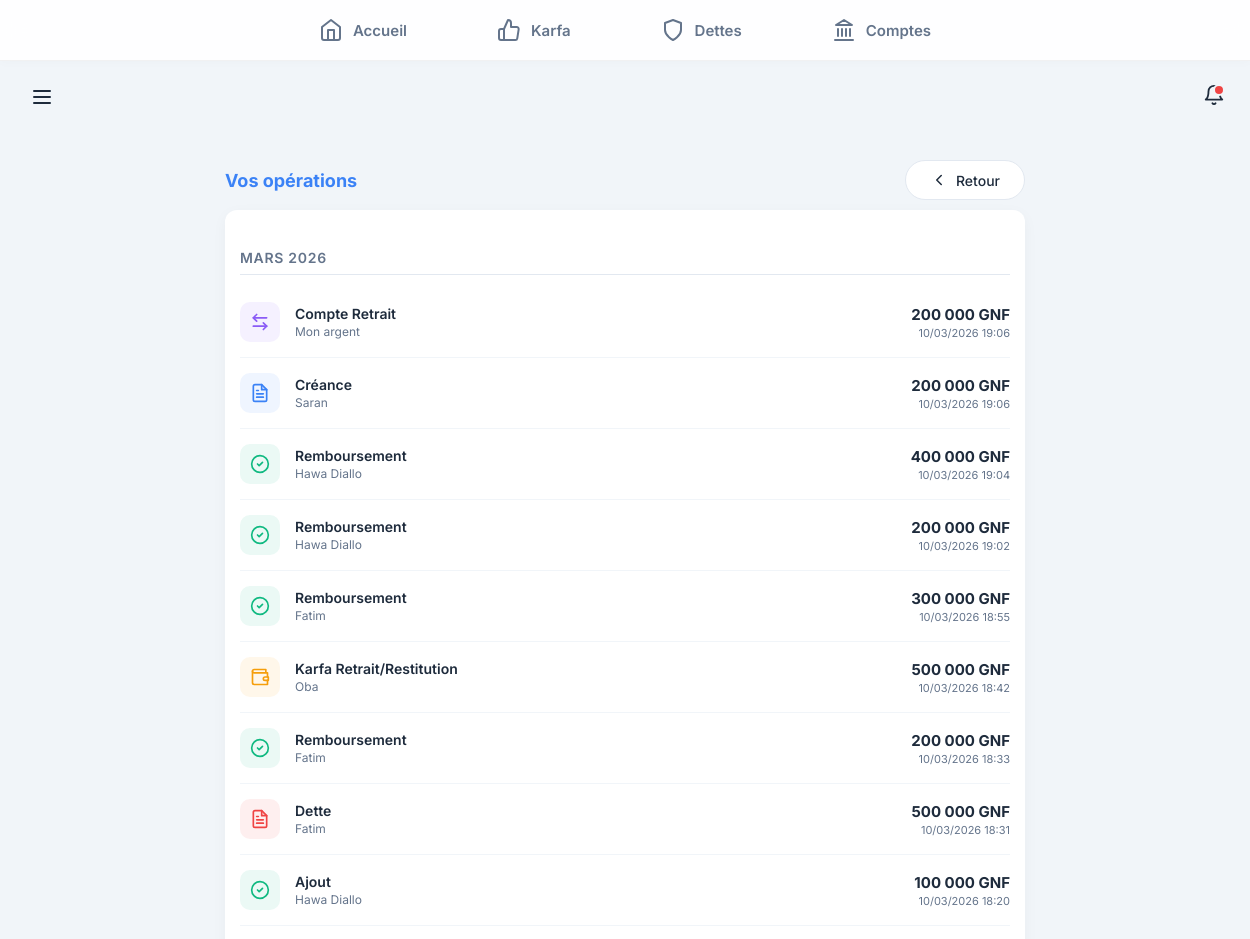
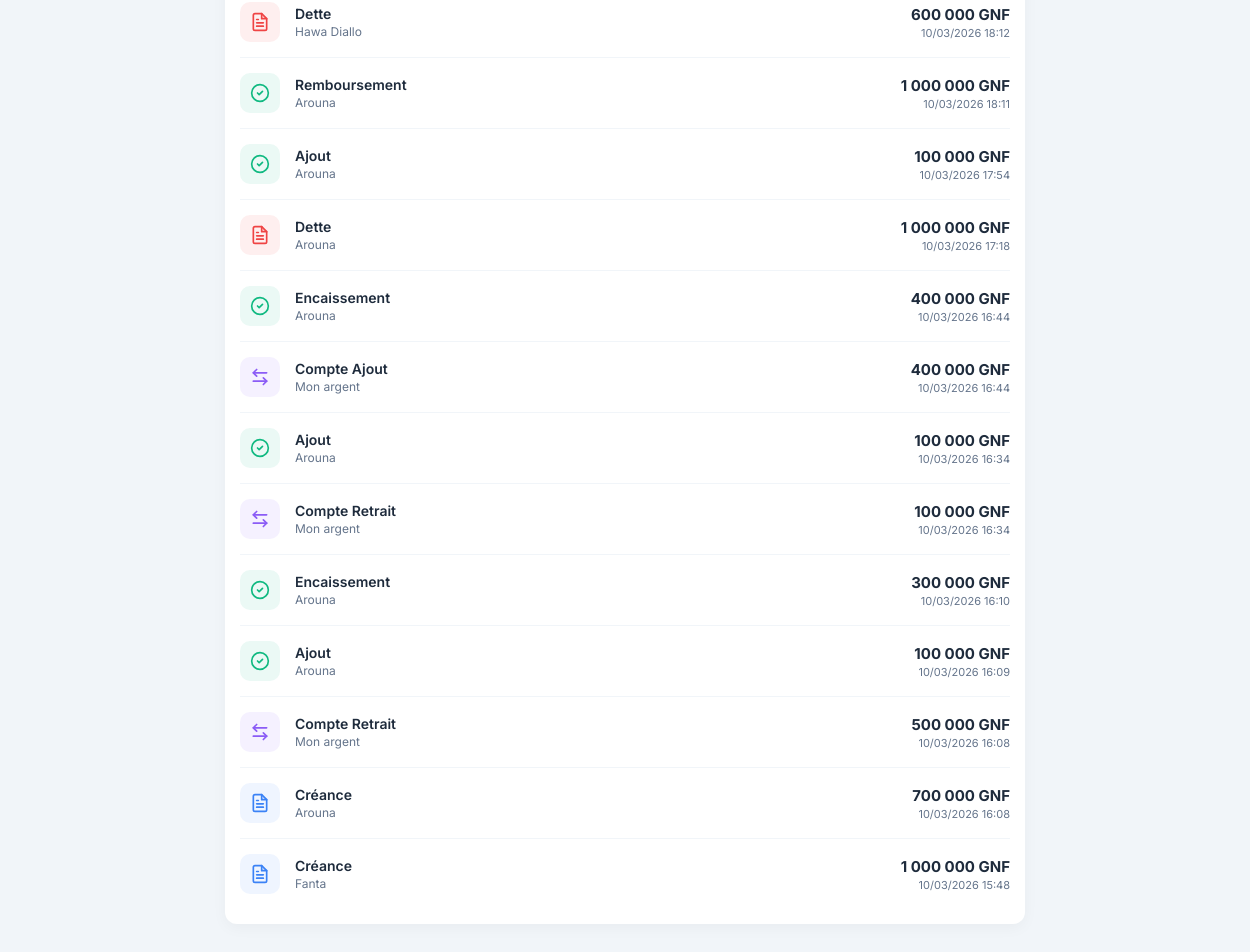
Page /operations/ (signed in) on the earlier database version (2 pictures, top to bottom).
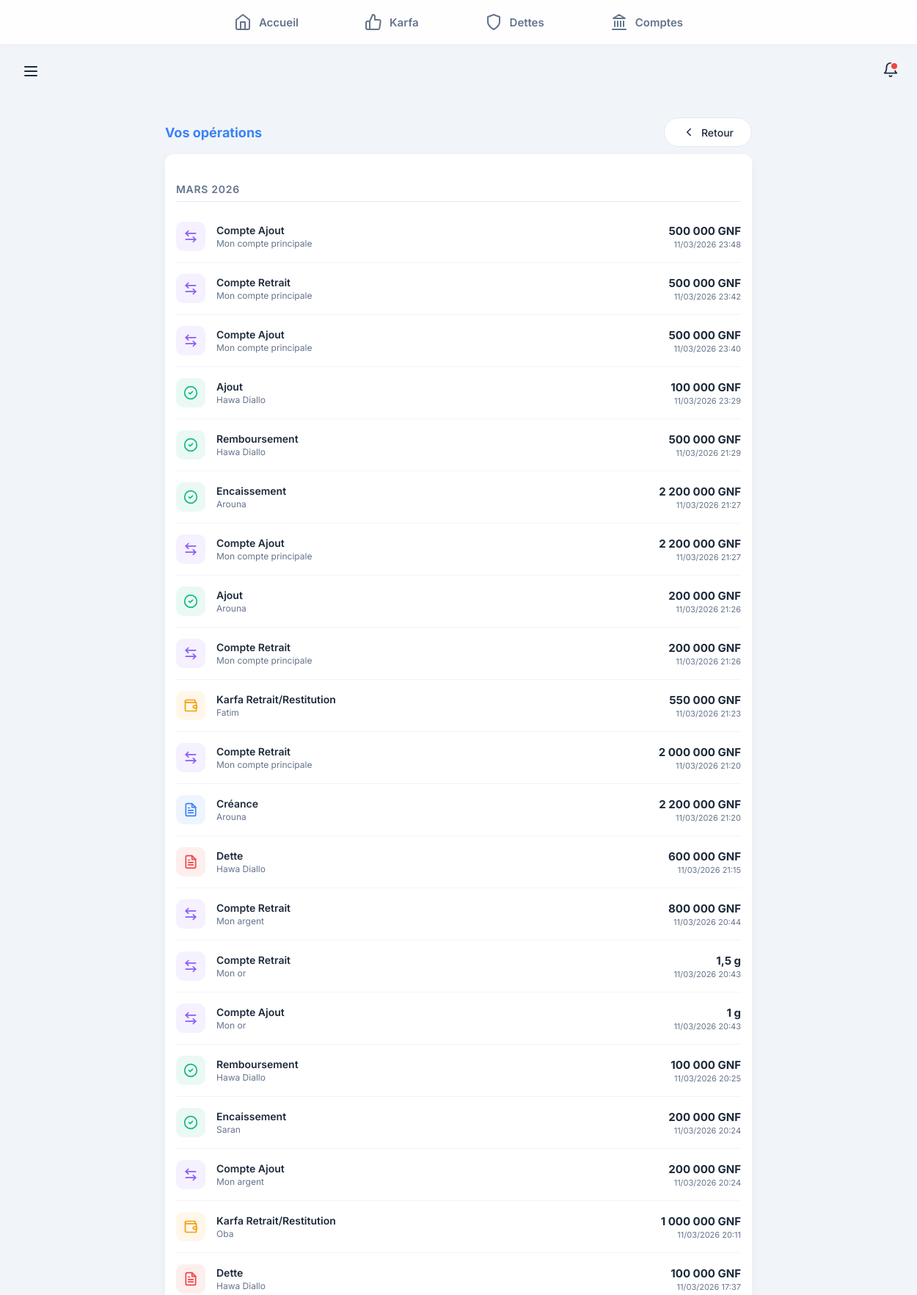
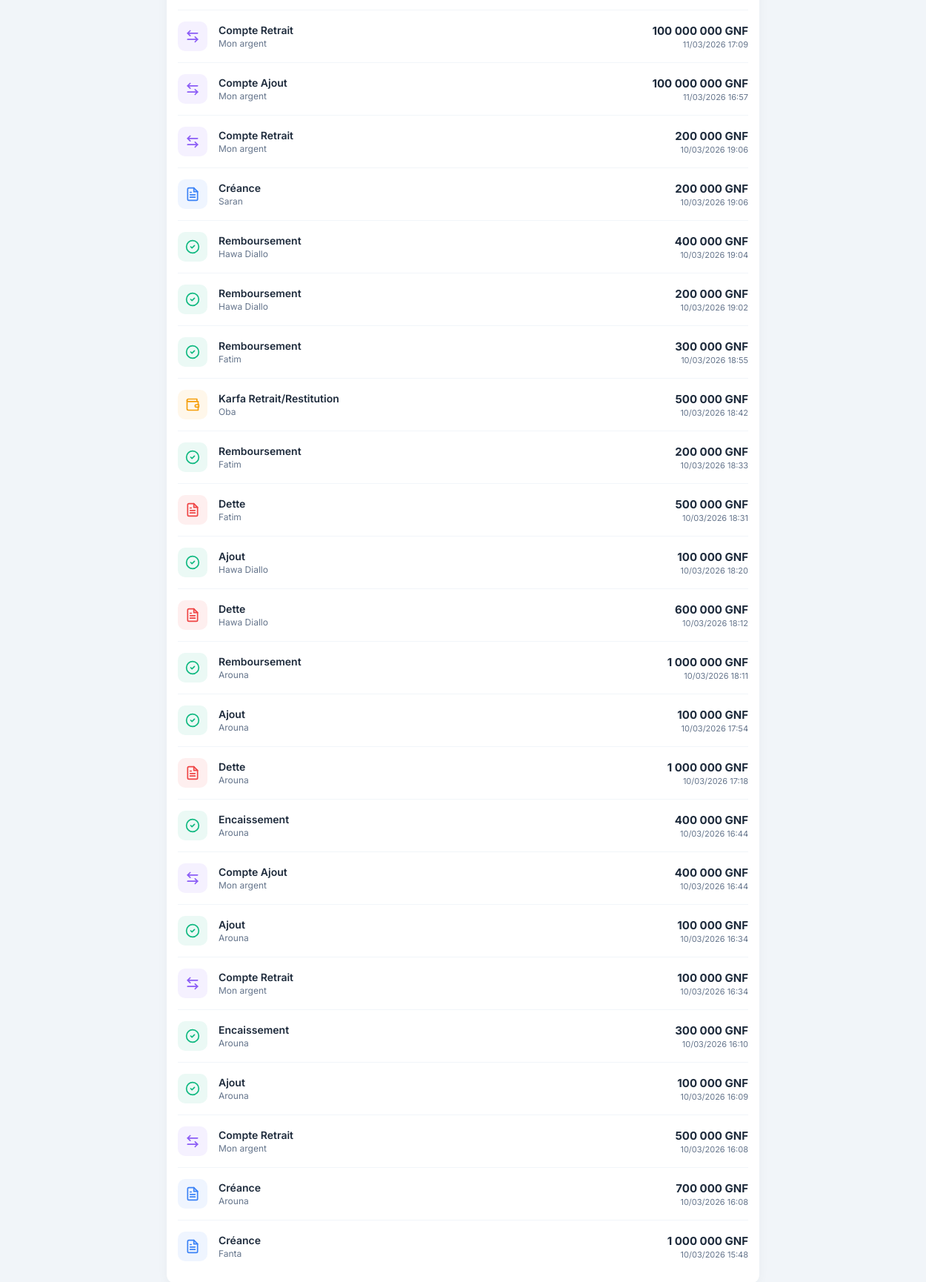
Same page on the later database version (2 pictures, top to bottom).
### backend/modules/comptes/models/argent.py (models this page shows, shortened)
class CompteArgent(models.Model):
    TYPE_CHOIX = [
        ('BANQUE', 'Banque'),
        ('MOBILE_MONEY', 'Mobile Money'),
        ('CASH', 'Espèces'),
        ('DETTE', 'Dettes'),
        ('AUTRE', 'Autre'),
    ]
    nom = models.CharField(max_length=50) # Retrait de unique=True car plusieurs utilisateurs peuvent avoir un compte "Cash"
    cree_par = models.ForeignKey('auth.User', on_delete=models.CASCADE, related_name='comptes_argent', null=True)
    type_compte = models.CharField(max_length=20, choices=TYPE_CHOIX)
    solde = models.DecimalField(max_digits=12, decimal_places=0, default=0)
    dette_liee = models.ForeignKey('dettes.Dette', on_delete=models.SET_NULL, null=True, blank=True, related_name='comptes_argent_lies')
    date_creation = models.DateTimeField(auto_now_add=True)
    archive = models.BooleanField(default=False)
    date_archivage = models.DateTimeField(null=True, blank=True)

### backend/modules/dettes/models/dette.py (models this page shows, shortened)
class Dette(models.Model):
    SENS_CHOICES = [
        ('JE_DOIS', 'Je dois'),
        ('ON_ME_DOIT', 'On me doit'),
    ]
    STATUT_CHOICES = [
        ('NON_PAYEE', 'Non payée'),
        ('PARTIELLEMENT_PAYEE', 'Partiellement payée'),
        ('PAYEE', 'Payée'),
        ('EN_LITIGE', 'En litige'),
    ]
    sens = models.CharField(max_length=20, choices=SENS_CHOICES)
    cree_par = models.ForeignKey(User, on_delete=models.CASCADE, related_name='dettes', null=True)
    compte_debit = models.ForeignKey('comptes.CompteArgent', on_delete=models.SET_NULL, null=True, blank=True, related_name='dettes_liees')
    montant = models.DecimalField(max_digits=12, decimal_places=0)
    montant_restant = models.DecimalField(max_digits=12, decimal_places=0, default=0)
    personne = models.CharField(max_length=100)
    motif = models.TextField(blank=True)
    echeance = models.DateField(null=True, blank=True)
    garantie = models.TextField(blank=True)
    statut = models.CharField(max_length=20, choices=STATUT_CHOICES, default='NON_PAYEE')
    date_creation = models.DateTimeField(auto_now_add=True)
    date_dernier_paiement = models.DateTimeField(null=True, blank=True)
    archive = models.BooleanField(default=False)
    date_archivage = models.DateTimeField(null=True, blank=True)
    class Meta:
        app_label = 'dettes'

### backend/modules/karfa/models/karfa_model.py (models this page shows, shortened)
class Karfa(models.Model):
    STATUT_ACTIF = 'ACTIF'
    STATUT_PARTIELLEMENT_RENDU = 'PARTIELLEMENT_RENDU'
    STATUT_RENDU_TOTAL = 'RENDU_TOTAL'
    STATUT_EN_LITIGE = 'EN_LITIGE'
    CHOIX_STATUT = [
        (STATUT_ACTIF, 'En main'),
        (STATUT_PARTIELLEMENT_RENDU, 'Partiellement rendu'),
        (STATUT_RENDU_TOTAL, 'Rendu totalement'),
        (STATUT_EN_LITIGE, 'En litige'),
    ]
    id = models.UUIDField(
        primary_key=True,
        default=uuid.uuid4,
        editable=False,
        verbose_name='ID'
    )
    beneficiaire = models.CharField(
        max_length=100,
        verbose_name='Bénéficiaire'
    )
    montant_initial = models.DecimalField(
        max_digits=12,
        decimal_places=0,
        validators=[MinValueValidator(0)],
        verbose_name='Montant initial (GNF)'
    )
    montant_actuel = models.DecimalField(
        max_digits=12,
        decimal_places=0,
        validators=[MinValueValidator(0)],
        default=0,
        verbose_name='Montant actuel (GNF)'
    )
    devise = models.CharField(
        max_length=3,
        default='GNF',
        editable=False,
        verbose_name='Devise'
    )
    date_creation = models.DateTimeField(
        auto_now_add=True,
        verbose_name='Date de création'
    )
    date_rendu_total = models.DateTimeField(
        null=True,
        blank=True,
        verbose_name='Date de restitution totale'
    )
    statut = models.CharField(
        max_length=20,
        choices=CHOIX_STATUT,
        default=STATUT_ACTIF,
        verbose_name='Statut'
    )
    motif = models.TextField(
        blank=True,
        verbose_name='Motif du dépôt'
    )
    justificatif = models.ImageField(
        upload_to='karfa/justificatifs/%Y/%m/',
        null=True,
        blank=True,
        verbose_name='Justificatif (photo/reçu)'
    )
    archive = models.BooleanField(
        default=False,
        verbose_name='Archivé'
    )
    date_archivage = models.DateTimeField(
        null=True,
        blank=True,
        verbose_name='Date d\'archivage'
    )
    cree_par = models.ForeignKey(
        User,
        on_delete=models.SET_NULL,
        null=True,
        related_name='karfas_crees',
        verbose_name='Créé par'
    )
    class Meta:
        verbose_name = 'Karfa'
        verbose_name_plural = 'Karfas'
        ordering = ['-date_creation']
        constraints = [
            models.UniqueConstraint(
                fields=['beneficiaire', 'motif', 'date_creation'],
                name='unique_karfa_par_beneficiaire_motif_date',
                condition=models.Q(archive=False)
            )
        ]

### backend/modules/comptes/models/mouvement.py (models this page shows, shortened)
class MouvementCompte(models.Model):
    TYPE_AJOUT = 'AJOUT'
    TYPE_RETRAIT = 'RETRAIT'
    CHOIX_TYPE = [
        (TYPE_AJOUT, 'Ajout'),
        (TYPE_RETRAIT, 'Retrait'),
    ]
    compte_argent = models.ForeignKey('comptes.CompteArgent', on_delete=models.CASCADE, null=True, blank=True, related_name='mouvements')
    compte_or = models.ForeignKey('comptes.CompteOr', on_delete=models.CASCADE, null=True, blank=True, related_name='mouvements')
    type = models.CharField(max_length=10, choices=CHOIX_TYPE)
    montant = models.DecimalField(max_digits=12, decimal_places=3) # Utilise 3 pour l'or aussi
    date = models.DateTimeField(auto_now_add=True)
    motif = models.CharField(max_length=255, blank=True)
    cree_par = models.ForeignKey(User, on_delete=models.SET_NULL, null=True, blank=True)

### backend/modules/dettes/models/remboursement.py (models this page shows, shortened)
class Remboursement(models.Model):
    TYPE_CHOIX = [
        ('AJOUT', 'Ajout'),
        ('REMBOURSEMENT', 'Remboursement'),
        ('ENCAISSEMENT', 'Encaissement'),
    ]
    dette = models.ForeignKey(Dette, on_delete=models.CASCADE, related_name='paiements')
    type = models.CharField(max_length=20, choices=TYPE_CHOIX, default='REMBOURSEMENT')
    montant = models.DecimalField(max_digits=12, decimal_places=0)
    date = models.DateTimeField(auto_now_add=True)
    note = models.TextField(blank=True)
    class Meta:
        app_label = 'dettes'

### backend/modules/karfa/models/mouvement.py (models this page shows, shortened)
class MouvementKarfa(models.Model):
    TYPE_CREATION = 'CREATION'
    TYPE_AJOUT = 'AJOUT'
    TYPE_RETRAIT = 'RETRAIT'
    TYPE_ANNULATION = 'ANNULATION'
    CHOIX_TYPE = [
        (TYPE_CREATION, 'Création'),
        (TYPE_AJOUT, 'Ajout de fonds'),
        (TYPE_RETRAIT, 'Retrait/Restitution'),
        (TYPE_ANNULATION, 'Annulation'),
    ]
    id = models.UUIDField(
        primary_key=True,
        default=uuid.uuid4,
        editable=False,
        verbose_name='ID'
    )
    karfa = models.ForeignKey(
        'karfa.Karfa',  # Import différé pour éviter circularité
        on_delete=models.CASCADE,
        related_name='mouvements',
        verbose_name='Karfa'
    )
    type = models.CharField(
        max_length=20,
        choices=CHOIX_TYPE,
        verbose_name='Type de mouvement'
    )
    montant = models.DecimalField(
        max_digits=15,
        decimal_places=0,
        verbose_name='Montant (GNF)'
    )
    solde_apres = models.DecimalField(
        max_digits=15,
        decimal_places=0,
        verbose_name='Solde après opération (GNF)'
    )
    date = models.DateTimeField(
        auto_now_add=True,
        verbose_name='Date du mouvement'
    )
    note = models.TextField(
        blank=True,
        verbose_name='Note/Commentaire'
    )
    cree_par = models.ForeignKey(
        User,
        on_delete=models.SET_NULL,
        null=True,
        blank=True,
        related_name='mouvements_karfa',
        verbose_name='Créé par'
    )
    justificatif = models.ImageField(
        upload_to='karfa/mouvements/%Y/%m/',
        null=True,
        blank=True,
        verbose_name='Justificatif'
    )
    class Meta:
        verbose_name = 'Mouvement de Karfa'
        verbose_name_plural = 'Mouvements de Karfa'
        ordering = ['-date']
        indexes = [
            models.Index(fields=['karfa', '-date']),
            models.Index(fields=['type', 'date']),
        ]

### backend/modules/comptes/models/or_.py (models this page shows, shortened)
class CompteOr(models.Model):
    nom = models.CharField(max_length=50)
    cree_par = models.ForeignKey('auth.User', on_delete=models.CASCADE, related_name='comptes_or', null=True)
    poids_grammes = models.DecimalField(max_digits=10, decimal_places=3)
    carat = models.IntegerField(null=True, blank=True)
    date_creation = models.DateTimeField(auto_now_add=True)
    archive = models.BooleanField(default=False)
    date_archivage = models.DateTimeField(null=True, blank=True)

### backend/modules/core/views/dashboard.py (the view)
# urls.py: path('operations/', toutes_operations, name='toutes_operations'),
@login_required
def toutes_operations(request):
    from modules.comptes.models import MouvementCompte
    from modules.dettes.models import Dette, Remboursement
    from modules.karfa.models import MouvementKarfa
    user = request.user
    ops = []
    for mk in MouvementKarfa.objects.filter(cree_par=user).order_by('-date')[:100]:
        ops.append({
            'type_name': f"Karfa {mk.get_type_display()}",
            'personne': mk.karfa.beneficiaire,
            'montant': mk.montant,
            'unite': 'GNF',
            'date': mk.date,
            'color': '#f59e0b',
            'icon': '<svg width="20" height="20" viewBox="0 0 24 24" fill="none" stroke="currentColor" stroke-width="2" stroke-linecap="round" stroke-linejoin="round"><path d="M21 12V7H5a2 2 0 0 1 0-4h14v4"/><path d="M3 5v14a2 2 0 0 0 2 2h16v-5"/><path d="M18 12a2 2 0 0 0 0 4h4v-4Z"/></svg>'
        })
    for d in Dette.objects.filter(cree_par=user).order_by('-date_creation')[:100]:
        ops.append({
            'type_name': "Créance" if d.sens == 'ON_ME_DOIT' else "Dette",
            'personne': d.personne,
            'montant': d.montant,
            'unite': 'GNF',
            'date': d.date_creation,
            'color': '#3b82f6' if d.sens == 'ON_ME_DOIT' else '#ef4444',
            'icon': '<svg width="20" height="20" viewBox="0 0 24 24" fill="none" stroke="currentColor" stroke-width="2" stroke-linecap="round" stroke-linejoin="round"><path d="M14 2H6a2 2 0 0 0-2 2v16a2 2 0 0 0 2 2h12a2 2 0 0 0 2-2V8z"/><polyline points="14 2 14 8 20 8"/><line x1="16" y1="13" x2="8" y2="13"/><line x1="16" y1="17" x2="8" y2="17"/><path d="M10 9H8"/></svg>'
        })
    for r in Remboursement.objects.filter(dette__cree_par=user).order_by('-date')[:100]:
        ops.append({
            'type_name': r.get_type_display(),
            'personne': r.dette.personne,
            'montant': r.montant,
            'unite': 'GNF',
            'date': r.date,
            'color': '#10b981',
            'icon': '<svg width="20" height="20" viewBox="0 0 24 24" fill="none" stroke="currentColor" stroke-width="2" stroke-linecap="round" stroke-linejoin="round"><circle cx="12" cy="12" r="10"/><path d="m9 12 2 2 4-4"/></svg>'
        })
    for mc in MouvementCompte.objects.filter(Q(compte_argent__cree_par=user) | Q(compte_or__cree_par=user)).order_by('-date')[:100]:
        compte = mc.compte_argent or mc.compte_or
        is_or_move = mc.compte_or is not None
        ops.append({
            'type_name': f"Compte {mc.get_type_display()}",
            'personne': compte.nom if compte else "Mon Compte",
            'montant': mc.montant,
            'unite': 'g' if is_or_move else 'GNF',
            'date': mc.date,
            'color': '#8b5cf6',
            'icon': '<svg width="20" height="20" viewBox="0 0 24 24" fill="none" stroke="currentColor" stroke-width="2" stroke-linecap="round" stroke-linejoin="round"><path d="M8 3 4 7l4 4"/><path d="M4 7h16"/><path d="m16 21 4-4-4-4"/><path d="M20 17H4"/></svg>'
        })
    ops.sort(key=lambda x: x['date'], reverse=True)
    return render(request, 'core/toutes_operations.html', {'operations': ops})

### backend/modules/core/templatetags/custom_filters.py (called while the page is built)
@register.filter
def milliers(value):
    try:
        num = float(value)
        if num == int(num):
            return f"{int(num):,}".replace(",", " ")
        return f"{num:,.3f}".rstrip('0').rstrip('.').replace(",", " ").replace(".", ",")
    except:
        return value

### frontend/templates/core/toutes_operations.html (shortened to what this page needs)
{% extends 'base.html' %}
{% load static %}
{% load custom_filters %}
{% block content %}
<link rel="stylesheet" href="{% static 'css/core.css' %}">
<div style="max-width: 800px; margin: 0 auto; padding: 20px 10px;">
    <div class="page-header" style="margin-bottom: 10px;">
        <h2 class="section-title" style="margin: 0;">Vos opérations</h2>
        <a href="{% url 'core:accueil' %}" class="btn-retour">
            <svg width="18" height="18" viewBox="0 0 24 24" fill="none" stroke="currentColor" stroke-width="2"
                stroke-linecap="round" stroke-linejoin="round">
                <path d="m15 18-6-6 6-6" />
            </svg> Retour
        </a>
    </div>
    <div class="ops-list">
        {% if operations %}
        {% regroup operations by date|date:"F Y" as operations_par_mois %}
        {% for mois in operations_par_mois %}
        <div class="date-divider">{{ mois.grouper }}</div>
        {% for op in mois.list %}
        <div class="op-item">
            <div class="op-left">
                <div class="op-icon-container" style="background-color: {{ op.color }}15; color: {{ op.color }};">
                    {{ op.icon|safe }}
                </div>
                <div class="op-details">
                    <span class="op-type">{{ op.type_name }}</span>
                    <span class="op-person">{{ op.personne }}</span>
                </div>
            </div>
            <div class="op-right">
                <span class="op-amount" style="white-space: nowrap;">{{ op.montant|milliers }} {{ op.unite }}</span>
                <span class="op-time">{{ op.date|date:"d/m/Y H:i" }}</span>
            </div>
        </div>
        {% endfor %}
        {% endfor %}
        {% endif %}
    </div>
</div>
{% endblock %}

Differences in the rows shown:
added CompteArgent: personne "Mon compte principale" "Mon compte principale" "Mon compte principale" "Mon compte principale" "Mon compte principale" "Mon compte principale"
added MouvementCompte: montant|milliers "500 000", date "11/03/2026 23:48"
added MouvementCompte: montant|milliers "500 000", date "11/03/2026 23:42"
added MouvementCompte: montant|milliers "500 000", date "11/03/2026 23:40"
added Dette: personne "Hawa Diallo" "Hawa Diallo" "Hawa Diallo", montant|milliers "600 000", date "11/03/2026 21:15"
added Remboursement: montant|milliers "100 000", date "11/03/2026 23:29"
added Remboursement: montant|milliers "500 000", date "11/03/2026 21:29"
added Dette: personne "Arouna" "Arouna" "Arouna", montant|milliers "2 200 000", date "11/03/2026 21:20"
added Remboursement: montant|milliers "2 200 000", date "11/03/2026 21:27"
added MouvementCompte: montant|milliers "2 200 000", date "11/03/2026 21:27"
added Remboursement: montant|milliers "200 000", date "11/03/2026 21:26"
added MouvementCompte: montant|milliers "200 000", date "11/03/2026 21:26"
added Karfa: personne "Fatim"
added MouvementKarfa: montant|milliers "550 000", date "11/03/2026 21:23"
added MouvementCompte: montant|milliers "2 000 000", date "11/03/2026 21:20"
added MouvementCompte: montant|milliers "800 000", date "11/03/2026 20:44"
added CompteOr: personne "Mon or" "Mon or"
added MouvementCompte: montant|milliers "1,5", date "11/03/2026 20:43"
added MouvementCompte: montant|milliers "1", date "11/03/2026 20:43"
added Dette: personne "Hawa Diallo" "Hawa Diallo", montant|milliers "100 000", date "11/03/2026 17:37"
added Remboursement: montant|milliers "100 000", date "11/03/2026 20:25"
added Remboursement: montant|milliers "200 000", date "11/03/2026 20:24"
added MouvementCompte: montant|milliers "200 000", date "11/03/2026 20:24"
added MouvementKarfa: montant|milliers "1 000 000", date "11/03/2026 20:11"
added MouvementCompte: montant|milliers "100 000 000", date "11/03/2026 17:09"
added MouvementCompte: montant|milliers "100 000 000", date "11/03/2026 16:57"
Other differences:
new list line: "Compte Ajout GNF Compte Retrait GNF Compte Ajout GNF Ajout GNF Remboursement GNF Encaissement GNF Compte Ajout GNF Ajout GNF Compte Retrait GNF Karfa Retrait/Restitution GNF Compte Retrait GNF Créance GNF Dette GNF Compte Retrait GNF Compte Retrait g Compte Ajout g Remboursement GNF Encaissement GNF Compte Ajout GNF Karfa Retrait/Restitution GNF Dette GNF Compte Retrait GNF Compte Ajout GNF"
new list line: "Mon argent Mon argent Mon argent Mon argent"
new list line: "Saran"
new list line: "Oba"
